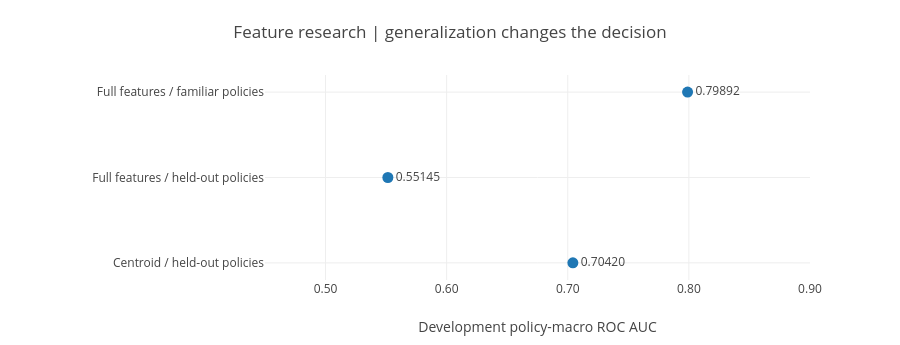

Source (notebook cell):
### Markdown cell above
## 3 | Feature engineering demonstrated judgment, not just volume

The separate four-policy research campaign evaluated lexical, semantic, retrieval, and contextual representations in 323 fixed fits. The full feature model looked strong on familiar policies but deteriorated on held-out policies. The frozen semantic centroid transferred better under that held-out-policy protocol.

This research justified retaining simpler transferable signals rather than promoting a larger bank on familiar-policy fit alone. Its data boundary includes post-competition research data and differs from the neural competition study. The following scores are **not** Kaggle scores.

### Code cell
def metric(model, protocol):
    return next(row["metrics"]["rule_macro_auc"] for row in expanded
                if row["model"] == model and row["protocol"] == protocol)
values = [metric("all_transfer", "seen_rule"), metric("all_transfer", "heldout_rule"), metric("qwen_centroid", "heldout_rule")]
transfer_plot = evidence_plot(
    ["Full features / familiar policies", "Full features / held-out policies", "Centroid / held-out policies"],
    values, "Feature research | generalization changes the decision", "Development policy-macro ROC AUC", [0.45, 0.90])
print("Different validation protocols are labeled explicitly; do not pool these scores.")

### Figure 1 — Plotly figure (JSON) as saved in the notebook; plotly's stock layout.template omitted (floating-point values rounded to 4 significant figures)
{"data": [{"hovertemplate": "%{y}<br>AUC: %{x:.5f}<extra></extra>", "marker": {"size": 11, "symbol": ["circle", "circle", "circle"]}, "mode": "markers+text", "text": ["0.79892", "0.55145", "0.70420"], "textposition": "middle right", "type": "scatter", "x": [0.7989, 0.5515, 0.7042], "y": ["Full features / familiar policies", "Full features / held-out policies", "Centroid / held-out policies"]}], "layout": {"height": 345, "margin": {"b": 65, "l": 265, "r": 90, "t": 75}, "showlegend": false, "title": {"text": "Feature research | generalization changes the decision"}, "xaxis": {"range": [0.45, 0.9], "tickformat": ".2f", "title": {"text": "Development policy-macro ROC AUC"}}, "yaxis": {"automargin": true, "autorange": "reversed"}}}
